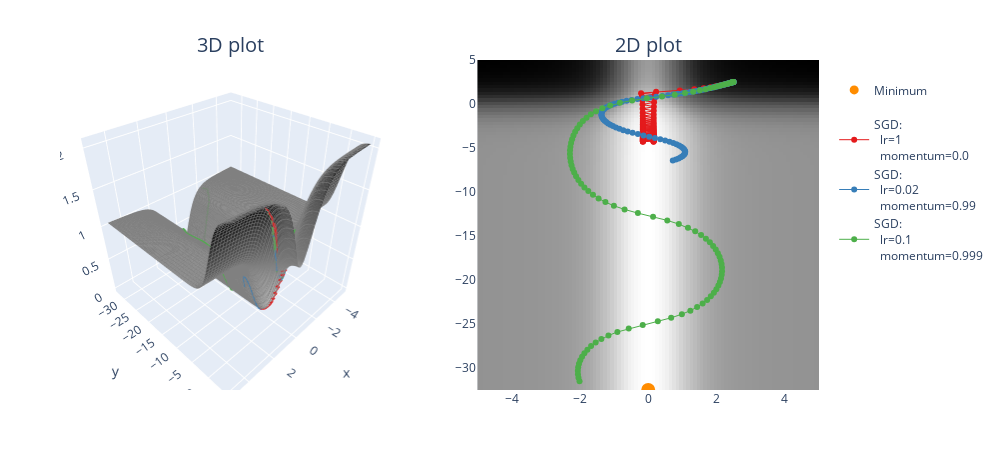

Notebook source saved alongside this figure:
### Markdown cell above
### Exercise - implement `opt_fn_with_sgd`

> ```yaml
> Difficulty: 🔴🔴🔴⚪⚪
> Importance: 🔵🔵🔵🔵⚪
> 
> You should spend up to 15-20 minutes on this exercise.
> ```

Implement the `opt_fn_with_sgd` function using `torch.optim.SGD`. This function optimizes parameters `(x, y)` (which represent coordinates at which we evaluate a function) using gradient descent on that function value. In other words, this should look just like your optimization loops in previous days' material, except rather than passing in `model.parameters()` to your optimizer, you pass in `(xy,)` (because it needs to be an iterable of parameters, not just a single parameter).

Remember, your update steps `optimizer.step()` will automatically change the values of `xy` inplace - this means that you shouldn't store past values like `xy_list.append(xy)` because then past elements of that list will be modified when `xy` is updated. Instead, you should use something like `xy_list.append(xy.detach().clone())` to make sure you're returning a copy of the tensor, which won't continue to be modified.

We've also provided you with a function `plot_fn_with_points`, which plots a function as well as a list of points produced by functions like the one above. The code below starts from `(2.5, 2.5)` and adds the resulting trajectory of `(x, y)` coordinates to the contour plot. Does it find the minimum? Play with the learning rate and momentum a bit and see how close you can get within 100 iterations.

### Code cell
def opt_fn_with_sgd(
    fn: Callable, xy: Float[Tensor, "2"], lr=0.001, momentum=0.98, n_iters: int = 100
) -> Float[Tensor, "n_iters 2"]:
    """
    Optimize the a given function starting from the specified point.

    xy: shape (2,). The (x, y) starting point.
    n_iters: number of steps.
    lr, momentum: parameters passed to the torch.optim.SGD optimizer.

    Return: (n_iters+1, 2). The (x, y) values, from initial values to values after step `n_iters`.
    """
    # Make sure tensor has requires_grad=True, otherwise it can't be optimized (more on this tomorrow!)
    assert xy.requires_grad

    optimizer = optim.SGD((xy,), lr, momentum)

    xys = t.zeros((n_iters + 1, 2))
    xys[0] = xy.detach().clone()
    for i in range(1, n_iters + 1):
        fn(xy[0], xy[1]).backward()
        optimizer.step()
        optimizer.zero_grad()
        xys[i] = xy.detach().clone()

    return xys


points = []

optimizer_list = [
    (optim.SGD, {"lr": 1, "momentum": 0.0}),
    (optim.SGD, {"lr": 0.02, "momentum": 0.99}),
    (optim.SGD, {"lr": 0.1, "momentum": 0.999}),
]

for optimizer_class, params in optimizer_list:
    xy = t.tensor([2.5, 2.5], requires_grad=True)
    xys = opt_fn_with_sgd(
        pathological_curve_loss, xy=xy, lr=params["lr"], momentum=params["momentum"]
    )
    points.append((xys, optimizer_class, params))
    print(f"{params=}, last point={xys[-1]}")

plot_fn_with_points(pathological_curve_loss, points=points, min_points=[(0, "y_min")])
